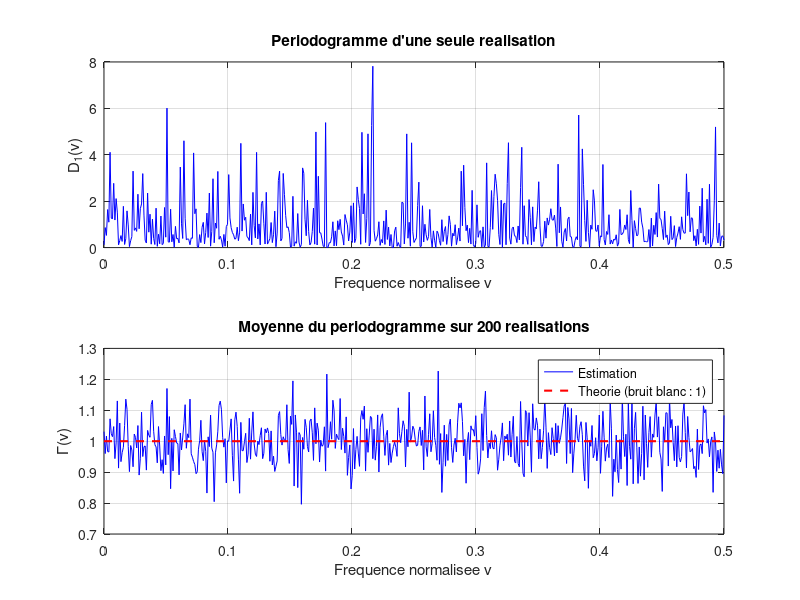

Recreate this plot in MATLAB.
clear; close all; clc;

rng(3);
N = 1024;
M = 200;

K = randn(M, N);
X = fft(K, [], 2);
D = (1/N) * abs(X).^2;
Gamma = mean(D, 1);

v = (0:N-1) / N;
idx = 1:N/2+1;

figure;

subplot(2, 1, 1);
plot(v(idx), D(1, idx), 'b');
grid on;
xlabel('Frequence normalisee v');
ylabel('D_1(v)');
title('Periodogramme d''une seule realisation');

subplot(2, 1, 2);
plot(v(idx), Gamma(idx), 'b');
hold on;
plot([0 0.5], [1 1], 'r--', 'LineWidth', 1.5);
grid on;
xlabel('Frequence normalisee v');
ylabel('\Gamma(v)');
title(sprintf('Moyenne du periodogramme sur %d realisations', M));
legend('Estimation', 'Theorie (bruit blanc : 1)', 'Location', 'best');

fprintf('Puissance moyenne du signal      : %.4f\n', mean(K(:).^2));
fprintf('Moyenne frequentielle de Gamma   : %.4f\n', mean(Gamma));
